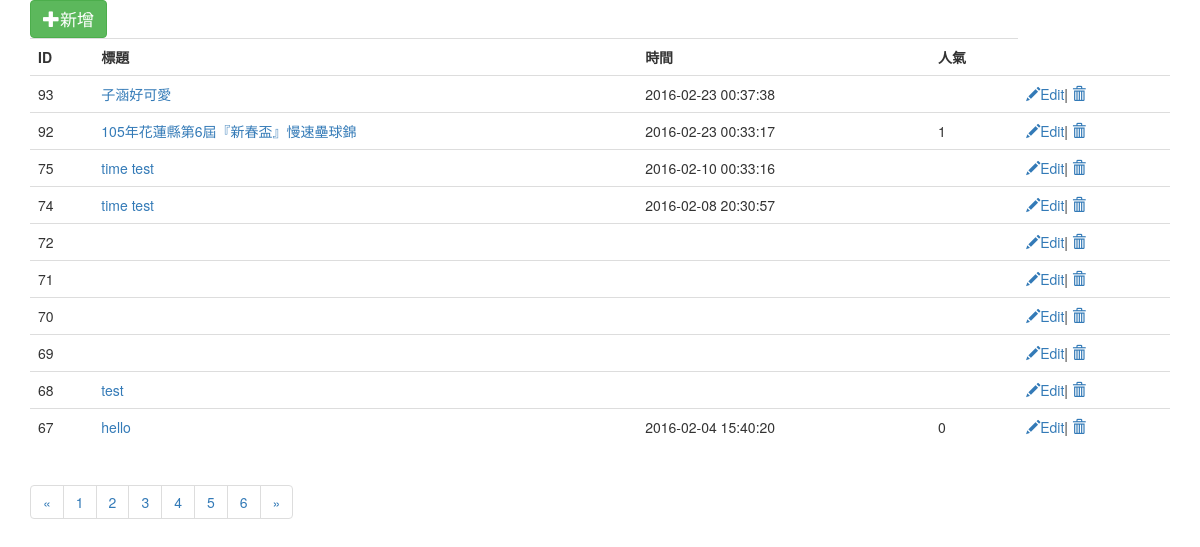
The page /backstage.php on the database its author committed.
### tables this page shows
CREATE TABLE IF NOT EXISTS `soft_ball` (
  `id` int(10) unsigned NOT NULL AUTO_INCREMENT,
  `user` varchar(100) NOT NULL,
  `title` varchar(1000) NOT NULL,
  `text` text NOT NULL,
  `time` datetime DEFAULT NULL ON UPDATE CURRENT_TIMESTAMP,
  `popularity` int(10) unsigned DEFAULT NULL,
  `filename` text,
  PRIMARY KEY (`id`)
);

### backstage.php (the view, shortened to what this page needs)
<?php
	require_once("connMysql.php");
?>
<!DOCTYPE html>
<html lang="en">
	<head>
		<link href="css/bootstrap.min.css" rel="stylesheet" />
		<link rel="stylesheet" type="text/css" href="css/upload_btn.css">
	</head>
	<body>
		<div class="container">
			<a href="#" data-toggle='modal' data-target='#createModal'>
				<button type='button' class='btn btn-success' style="font-size:17px" >
					<span class='glyphicon glyphicon-plus' aria-hidden="true"></span>新增
				</button>
			</a>
			<table class="table table-hover">
				<tr>
					<th>ID</th>
					<th>標題</th>
					<th>時間</th>
					<th>人氣</th>
				</tr>
				<?php
					$result = mysqli_query($connect,"SELECT * FROM `soft_ball`");
					$data_num = mysqli_num_rows($result);
					$per_page = 10;
					$pages = ceil($data_num/$per_page);
					if(!isset($_GET['page']))
						$page = 1;
					else
						$page = $_GET['page'];
					$start = (($page -1) * $per_page) > 0 ? ($page -1) * $per_page: 0;
					$result = mysqli_query($connect,"SELECT `id` , `title`,`text` , `time`, `popularity` , `filename` FROM `soft_ball`  ORDER BY `id` DESC LIMIT " . $start. ',' . $per_page) or die("Error");
					while($row = mysqli_fetch_array($result,MYSQLI_ASSOC)){
						echo "
						<tr id = '". $row['id'] ."'>
							<td>".$row['id']."</td>
							<td>".
								"<a href='#' data-toggle='modal' data-target='#contentModal" .$row['id']. "'>".$row['title']."</a>
								<div class='modal fade' id='contentModal" . $row['id'] . "' tabindex='-1' role='dialog' aria-labelledby='myModalLabel' aria-hidden='true'>
									<div class='modal-dialog'>
										<div class='modal-content container-fluid'>
											<div class='modal-header'>
												<button type='button' class='close' data-dismiss='modal'>&times;</button>
												<h3 class='modal-title'>" . $row['title'] . "</h3>
											</div>
											<div class='modal-body'>
												<p>" . $row['text'] . " </p>
											</div>
											<div class='modal-footer row'>";
											echo
											"</div>
										</div>
									</div>
								</div>
							</td>
							<td>".$row['time']."</td>
							<td>".$row['popularity']."</td>
							<td>";
								echo "
								<a href='#' data-toggle='modal' data-target='#updateModal" . $row['id'] . "'><span class='glyphicon glyphicon-pencil'></span>Edit</a>|
								<div class='modal fade' id='updateModal" . $row['id'] . "' tabindex='-1' role='dialog' aria-labelledby='myModalLabel' aria-hidden='true'>
									<div class='modal-dialog'>
										<form action='update.php' method='post' enctype='multipart/form-data' role='form'>
											<div class='modal-content'>
												<div class='modal-header'>
													<div class='input-group'>
														<span class='input-group-addon'><label for='name' style='font-size:16px'>標題</label></span>
												        <input type='text' class='form-control' id='title' name='title' value='".$row['title']."'>
													</div>
												</div>
												<div class='modal-body'>
													<div class='input-group'>
														 <span class='input-group-addon'><i class='glyphicon glyphicon-pencil'></i></span>
												        <textarea class='form-control' rows='5' id='content' name='content'require >".$row['text']."</textarea>
													</div>
												</div>
												<div class='modal-footer'>
													<input type='text' value='".$row['id']."' name='id' style='display:none'>
													<p class='text-left'>".$row['filename']."
													<input class='btn btn-success' style='height:30px' value='更新' type='submit' name='submit' ></p>";
													echo "
												</div>
											</div>
										</form>
									</div>
								</div>";
								echo "
								<a href='#' data-toggle='modal' data-target='#deleteModal" . $row['id'] . "'><span class='glyphicon glyphicon-trash'></span></a>
								<div class='modal fade' id='deleteModal" . $row['id'] . "' tabindex='-1' role='dialog' aria-labelledby='myModalLabel' aria-hidden='true'>
									<div class='modal-dialog'>
										<div class='modal-content'>
											<div class='modal-header'>
												<button type='button' class='close' data-dismiss='modal'>&times;</button>
												<h4 class='modal-title'>刪除 ID : " . $row['id'] . "</h4>
											</div>
											<div class='modal-body'>
												<p>你確定要刪除 " . $row['title'] . " ?</p>
											</div>
											<div class='modal-footer'>
												<button type='button' class='btn btn-default' data-dismiss='modal'>取消</button>
												<button type='button' class='btn btn-danger' data-dismiss='modal' onclick='Delete(". $row['id'] .")'>刪除</button>
											</div>
										</div>
									</div>
								</div>
	          				</td>
						</tr>";
					}
				?>
			</table>
				<?php
					$currpage = isset($_GET['page']) ? $_GET['page']:1;
					echo "<nav style='height:40px'>";
						echo "<ul class='pagination' >";
							echo "<li><a href='?page=".((($currpage-1) > 0) ? ($currpage-1):1)."'><span aria-hidden='true'>&laquo;</span><span class='sr-only'>Previous</span></a></li>";
							for($i = 1; $i <= $pages; $i++){
								echo "<li><a href='?page=" . $i ."'>" . $i . "</a></li>";
							}
							echo "<li><a href='?page=".((($currpage+1) <= $pages) ? ($currpage+1):1)."'><span aria-hidden='true'>&raquo;</span><span class='sr-only'>Next</span></a></li>";
						echo "</ul>";
				 ?>
		</div>
	</body>
</html>

### rows shown on the page
soft_ball: id "93", title "子涵好可愛", time "2016-02-23 00:37:38"
soft_ball: id "92", title "105年花蓮縣第6屆『新春盃』慢速壘球錦", time "2016-02-23 00:33:17", popularity "1"
soft_ball: id "75", title "time test", time "2016-02-10 00:33:16"
soft_ball: id "74", title "time test", time "2016-02-08 20:30:57"
soft_ball: id "72"
soft_ball: id "71"
soft_ball: id "70"
soft_ball: id "69"
soft_ball: id "68", title "test"
soft_ball: id "67", title "hello", time "2016-02-04 15:40:20", popularity "0"
